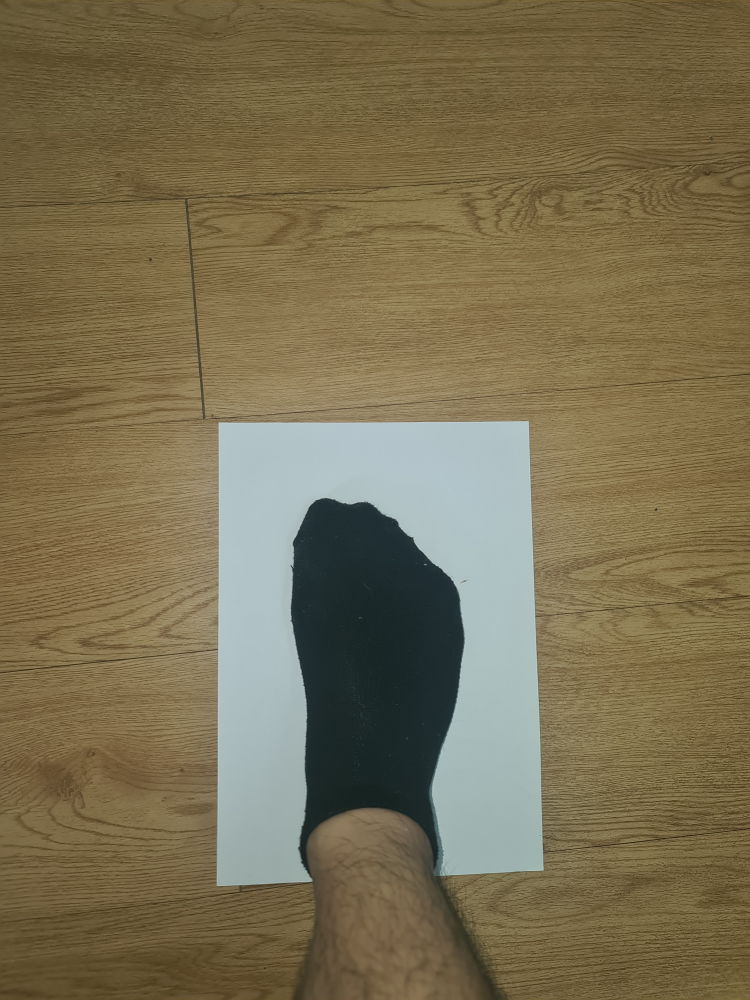
#> input picture Picture/20211010_142607.jpg, 3000 x 4000 px (shown at 1/4 size)
$ python -i foot_size.py   (imports and definitions only)
#> lines starting #> are read from the running program, lines starting #| are printed output that depends on the picture; after the words box and inside, x2 and y2 are one past the last pixel; in counts of white or black regions, pixels touching at a corner belong together
import cv2
import imutils
import numpy
import numpy as np
import matplotlib.pyplot as plt
import math

from scipy.spatial import distance as dist
# [25 lines left out: function take_a_photo, not called in this run]

def perspectiveA4(path):
#> called with path = '../Picture/20211010_142607.jpg'
    img = cv2.resize(cv2.imread(path), (800, 800))
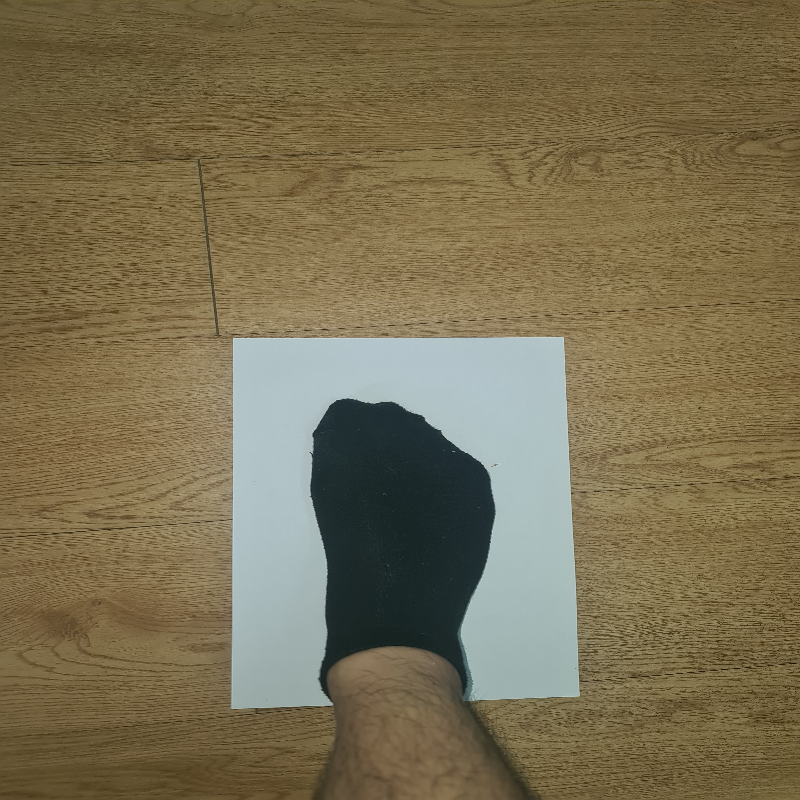
#> img: shape (800, 800, 3); mean B, G, R 81.4, 111, 122.3
    cv2.imshow('img', img)
    cv2.waitKey(0)

    # lower = numpy.array([150,150,150])
    # upper = numpy.array([255,255,255])
    mask_a4 = cv2.inRange(img,numpy.array([150,150,150]),numpy.array([255,255,255]))
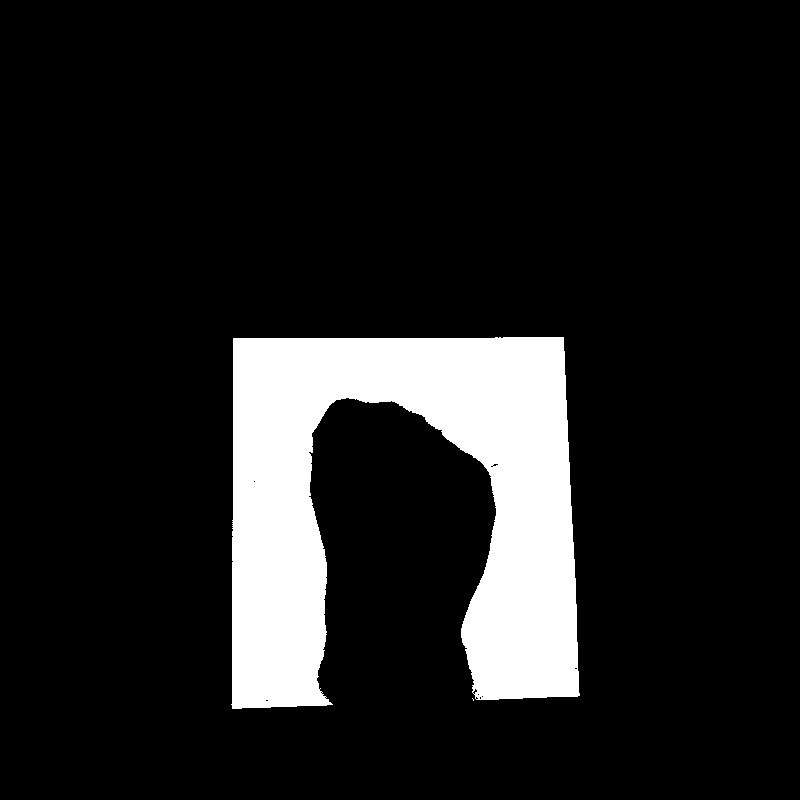
#> mask_a4: shape (800, 800); 12.2% white; 2 white regions (1 under 20 px), largest, box (x1, y1, x2, y2) and area: (231, 337, 580, 709) 78366
    # cv2.imshow('mask_a4', mask_a4)
    # cv2.waitKey(0)
    cv2.imwrite('output/1perspectiveA4_1mask_a4.jpg', mask_a4)

    thresh1 = cv2.threshold(mask_a4, 127, 255, cv2.THRESH_BINARY_INV)[1]
    cv2.imwrite('output/1perspectiveA4_2thresh.jpg', thresh1)
    kernel = np.ones((10, 10), np.uint8)
    mask_a4 = cv2.dilate(thresh1, kernel, iterations=1)
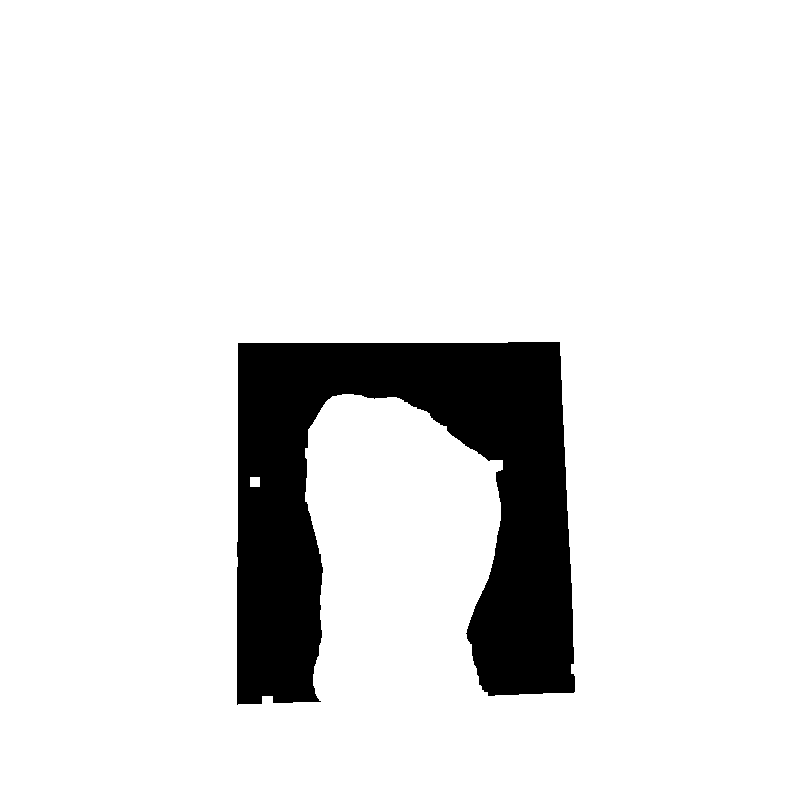
#> mask_a4: shape (800, 800); 89.4% white; 1 black region, box (x1, y1, x2, y2) and area: (237, 342, 575, 705) 68117
    mask_a4 = cv2.erode(mask_a4, kernel, iterations=1)
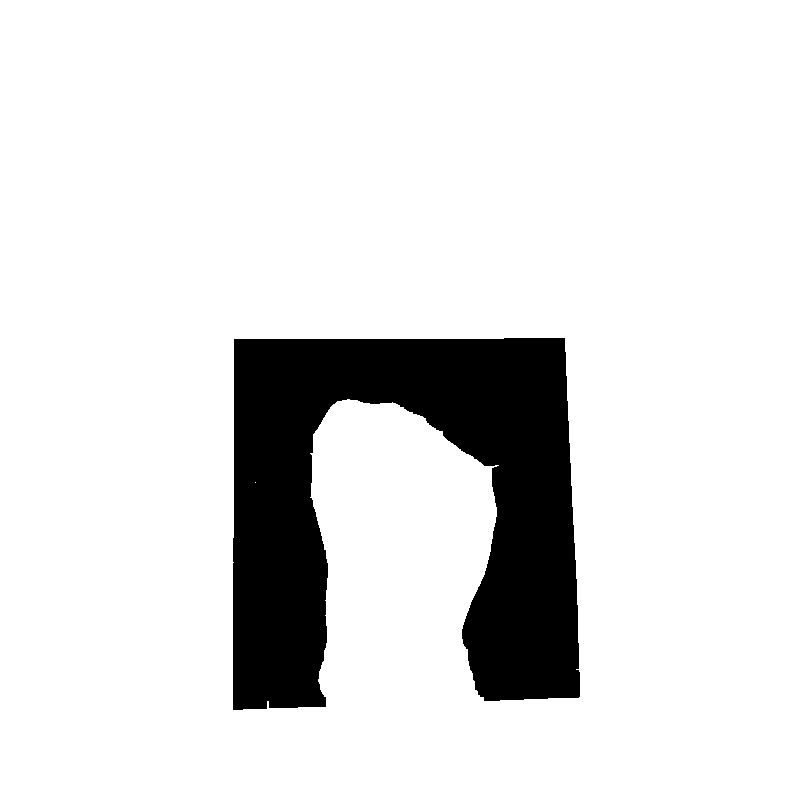
#> mask_a4: shape (800, 800); 87.8% white; 1 black region, box (x1, y1, x2, y2) and area: (233, 338, 580, 710) 78107
    mask_a4 = cv2.threshold(mask_a4, 127, 255, cv2.THRESH_BINARY_INV)[1]
#> mask_a4: shape (800, 800); 12.2% white; 1 white region
    # cv2.imwrite('output/1perspectiveA4_4thresh.jpg', mask_a4)
    # plt.imshow(mask_a4)
    # plt.title('Matplotlib')  # Give this plot a title,
    # # so I know it's from matplotlib and not cv2
    # plt.show()
    cv2.imwrite('output/1perspectiveA4_3kernel.jpg', mask_a4)

    cnts = cv2.findContours(mask_a4, cv2.RETR_EXTERNAL, cv2.CHAIN_APPROX_SIMPLE)
#> cnts = 1 contour; box (x1, y1, x2, y2) and area: (233, 338, 580, 710) 77110
    cnts = imutils.grab_contours(cnts)

    for c in cnts:
        epsilon = 0.06 * cv2.arcLength(c, True)
        approx = cv2.approxPolyDP(c, epsilon, True)
        contourSS = cv2.drawContours(img.copy(), [approx], 0, (0, 255,0), 2)
#> this loop made 1 pass
#> epsilon on pass 1: 125.1

        # print(approx)
    cv2.imwrite('output/1perspectiveA4_4contour.jpg', contourSS)

    myPoints = np.array(approx, dtype=np.int32)
#> myPoints = [[564, 338], [234, 339], [233, 709], [347, 398], [579, 696]]
    # print('********************************')
    # print(myPoints)
    # print('********************************')

    if len(myPoints) > 5  or len(myPoints)< 5 :
        print('Not Found Point A4')
        exit()

    # [4 lines of commented-out code are left out]

    w =2480;
    h = 3508;
    point0=myPoints[0]
#> point0 = [[564, 338]]
    point1 = myPoints[1]
#> point1 = [[234, 339]]
    point4 = myPoints[4]
#> point4 = [[579, 696]]
    # [4 lines of commented-out code are left out]
    point0 = point0[0]
#> point0 = [564, 338]
    point1 = point1[0]
#> point1 = [234, 339]
    point4 = point4[0]
#> point4 = [579, 696]
    # print('P0 = ', point0)
    # print('P1 = ', point1)
    # print('P4 = ', point4)
    XP0 = point0[0]
#> XP0 = 564
    XP1 = point1[0]
#> XP1 = 234
    XP4 = point4[0]
#> XP4 = 579

    YP1 = point1[1]
#> YP1 = 339
    YP4 = point4[1]
#> YP4 = 696
    # [5 lines of commented-out code are left out]

    if XP0>XP1 and YP1<YP4 :
        pts1 = np.float32([myPoints[1], myPoints[0], myPoints[2], myPoints[4]])
#> pts1 = [[234, 339], [564, 338], [233, 709], [579, 696]]
    else :
        pts1 = np.float32([myPoints[0], myPoints[4], myPoints[1], myPoints[3]])

    pts2 = np.float32([[0, 0], [w, 0], [0, h], [w, h]])
    matrix = cv2.getPerspectiveTransform(pts1, pts2)
#> matrix = [[7.46, 0.0202, -1753.1], [0.0309, 10.2, -3465], [-9.52e-05, 0.000138, 1]]
    result = cv2.warpPerspective(img, matrix, (w, h))
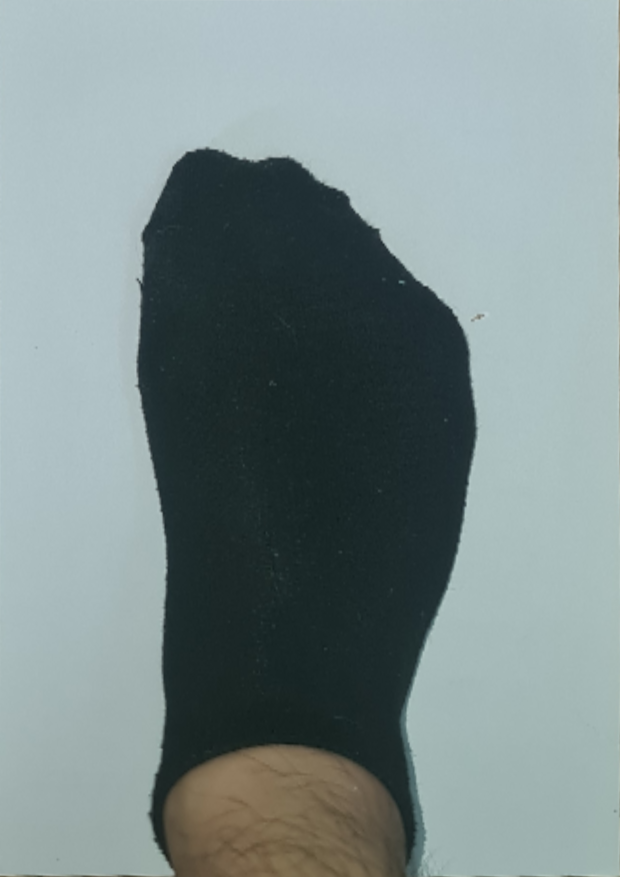
#> result: shape (3508, 2480, 3) (shown at 1/4 size); mean B, G, R 139.5, 139.3, 124
    # cv2.imshow('img', result)
    # cv2.waitKey(0)
    cv2.imwrite('output/1perspectiveA4_result.jpg', result)

# [87 lines left out: function findSize, not called in this run]
# take_a_photo()
# perspectiveA4()
# findSize()

>>> result = perspectiveA4('../Picture/20211010_142607.jpg')
